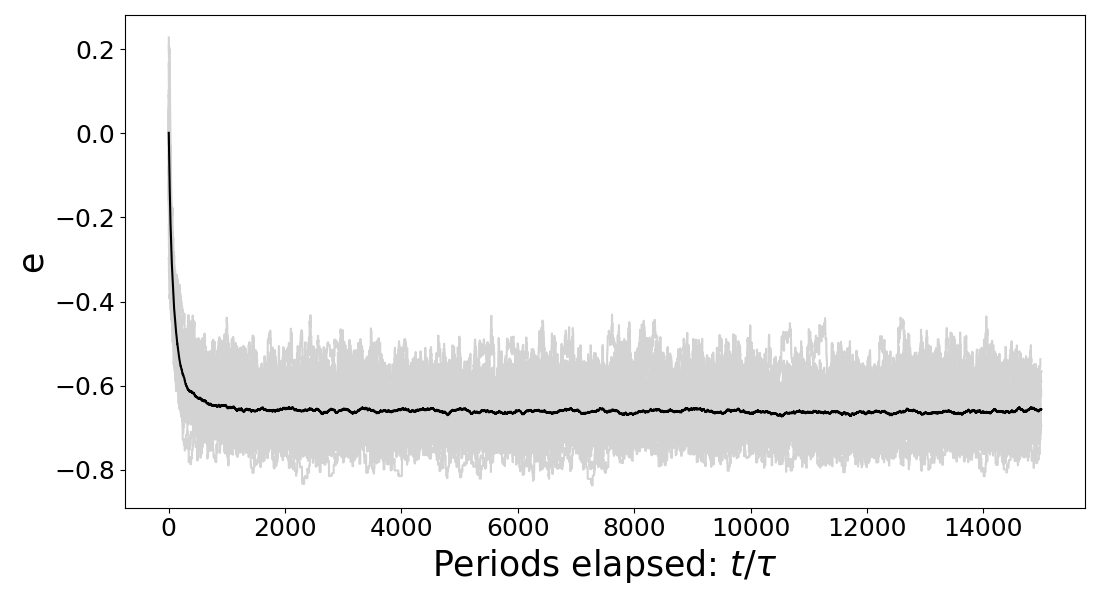

Generate this figure with Python:
import numpy as np
import matplotlib.pyplot as plt

#Import data
data = np.loadtxt("Energy.dat")
Av_data = np.loadtxt("Av.dat")

#set number of runs
runs = 200

#find maximum MC step
MC_max = int(np.max(Av_data[:,0]))

#plot data for individual trajectories
fig,ax = plt.subplots(1)
for i in range(runs):
    ax.plot(data[i*(MC_max+1):MC_max+i*MC_max+1,0],data[i*(MC_max+1):MC_max+i*MC_max+1,1],color='lightgrey')

#plot average data
ax.plot(Av_data[:,0],Av_data[:,1],color='black')
ax.set_xlabel('Periods elapsed: $t/\\tau$',size=25)
ax.set_ylabel('e',size=25)
fig.set_size_inches(11,6)
fig.tight_layout()
plt.tick_params(labelsize=18)
plt.show()
